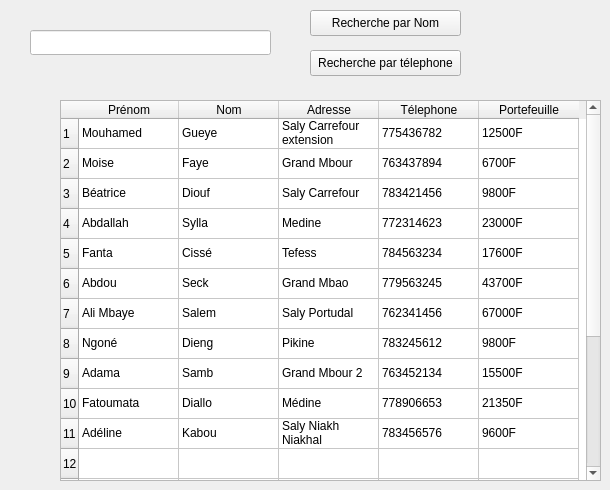
    <widget class="QWidget" name="clientpage">
     <attribute name="title">
      <string>Clients</string>
     </attribute>
     <widget class="QLineEdit" name="lineEdit_20">
      <property name="geometry">
       <rect>
        <x>30</x>
        <y>30</y>
        <width>241</width>
        <height>25</height>
       </rect>
      </property>
      <property name="styleSheet">
       <string notr="true">background-color: rgb(255, 255, 255);</string>
      </property>
      <property name="text">
       <string/>
      </property>
     </widget>
     <widget class="QPushButton" name="pushSearchNom">
      <property name="geometry">
       <rect>
        <x>310</x>
        <y>10</y>
        <width>151</width>
        <height>26</height>
       </rect>
      </property>
      <property name="text">
       <string>Recherche par Nom</string>
      </property>
     </widget>
     <widget class="QPushButton" name="pushSearchTel">
      <property name="geometry">
       <rect>
        <x>310</x>
        <y>50</y>
        <width>151</width>
        <height>26</height>
       </rect>
      </property>
      <property name="text">
       <string>Recherche par télephone</string>
      </property>
     </widget>
     <widget class="QTableWidget" name="tableWidget">
      <property name="geometry">
       <rect>
        <x>60</x>
        <y>100</y>
        <width>541</width>
        <height>381</height>
       </rect>
      </property>
      <row>
       <property name="text">
        <string>1</string>
       </property>
      </row>
      <row>
       <property name="text">
        <string>2</string>
       </property>
      </row>
      <row>
       <property name="text">
        <string>3</string>
       </property>
      </row>
      <row>
       <property name="text">
        <string>4</string>
       </property>
      </row>
      <row>
       <property name="text">
        <string>5</string>
       </property>
      </row>
      <row>
       <property name="text">
        <string>6</string>
       </property>
      </row>
      <row>
       <property name="text">
        <string>7</string>
       </property>
      </row>
      <row>
       <property name="text">
        <string>8</string>
       </property>
      </row>
      <row>
       <property name="text">
        <string>9</string>
       </property>
      </row>
      <row>
       <property name="text">
        <string>10</string>
       </property>
      </row>
      <row>
       <property name="text">
        <string>11</string>
       </property>
      </row>
      <row>
       <property name="text">
        <string>12</string>
       </property>
      </row>
      <row>
       <property name="text">
        <string>13</string>
       </property>
      </row>
      <row>
       <property name="text">
        <string>14</string>
       </property>
      </row>
      <row>
       <property name="text">
        <string>15</string>
       </property>
      </row>
      <row>
       <property name="text">
        <string>16</string>
       </property>
      </row>
      <row>
       <property name="text">
        <string>17</string>
       </property>
      </row>
      <row>
       <property name="text">
        <string>18</string>
       </property>
      </row>
      <row>
       <property name="text">
        <string>20</string>
       </property>
      </row>
      <column>
       <property name="text">
        <string>Prénom</string>
       </property>
      </column>
      <column>
       <property name="text">
        <string>Nom</string>
       </property>
      </column>
      <column>
       <property name="text">
        <string>Adresse</string>
       </property>
      </column>
      <column>
       <property name="text">
        <string>Télephone</string>
       </property>
      </column>
      <column>
       <property name="text">
        <string>Portefeuille</string>
       </property>
      </column>
      <item row="0" column="0">
       <property name="text">
        <string>Mouhamed</string>
       </property>
      </item>
      <item row="0" column="1">
       <property name="text">
        <string>Gueye</string>
       </property>
      </item>
      <item row="0" column="2">
       <property name="text">
        <string>Saly Carrefour extension</string>
       </property>
      </item>
      <item row="0" column="3">
       <property name="text">
        <string>775436782</string>
       </property>
      </item>
      <item row="0" column="4">
       <property name="text">
        <string>12500F</string>
       </property>
      </item>
      <item row="1" column="0">
       <property name="text">
        <string>Moise</string>
       </property>
      </item>
      <item row="1" column="1">
       <property name="text">
        <string>Faye</string>
       </property>
      </item>
      <item row="1" column="2">
       <property name="text">
        <string>Grand Mbour</string>
       </property>
      </item>
      <item row="1" column="3">
       <property name="text">
        <string>763437894</string>
       </property>
      </item>
      <item row="1" column="4">
       <property name="text">
        <string>6700F</string>
       </property>
      </item>
      <item row="2" column="0">
       <property name="text">
        <string>Béatrice</string>
       </property>
      </item>
      <item row="2" column="1">
       <property name="text">
        <string>Diouf</string>
       </property>
      </item>
      <item row="2" column="2">
       <property name="text">
        <string>Saly Carrefour</string>
       </property>
      </item>
      <item row="2" column="3">
       <property name="text">
        <string>783421456</string>
       </property>
      </item>
      <item row="2" column="4">
       <property name="text">
        <string>9800F</string>
       </property>
      </item>
      <item row="3" column="0">
       <property name="text">
        <string>Abdallah</string>
       </property>
      </item>
      <item row="3" column="1">
       <property name="text">
        <string>Sylla</string>
       </property>
      </item>
      <item row="3" column="2">
       <property name="text">
        <string>Medine</string>
       </property>
      </item>
      <item row="3" column="3">
       <property name="text">
        <string>772314623</string>
       </property>
      </item>
      <item row="3" column="4">
       <property name="text">
        <string>23000F</string>
       </property>
      </item>
      <item row="4" column="0">
       <property name="text">
        <string>Fanta</string>
       </property>
      </item>
      <item row="4" column="1">
       <property name="text">
        <string>Cissé</string>
       </property>
      </item>
      <item row="4" column="2">
       <property name="text">
        <string>Tefess</string>
       </property>
      </item>
      <item row="4" column="3">
       <property name="text">
        <string>784563234</string>
       </property>
      </item>
      <item row="4" column="4">
       <property name="text">
        <string>17600F</string>
       </property>
      </item>
      <item row="5" column="0">
       <property name="text">
        <string>Abdou</string>
       </property>
      </item>
      <item row="5" column="1">
       <property name="text">
        <string>Seck</string>
       </property>
      </item>
      <item row="5" column="2">
       <property name="text">
        <string>Grand Mbao</string>
       </property>
      </item>
      <item row="5" column="3">
       <property name="text">
        <string>779563245</string>
       </property>
      </item>
      <item row="5" column="4">
       <property name="text">
        <string>43700F</string>
       </property>
      </item>
      <item row="6" column="0">
       <property name="text">
        <string>Ali Mbaye</string>
       </property>
      </item>
      <item row="6" column="1">
       <property name="text">
        <string>Salem</string>
       </property>
      </item>
      <item row="6" column="2">
       <property name="text">
        <string>Saly Portudal</string>
       </property>
      </item>
      <item row="6" column="3">
       <property name="text">
        <string>762341456</string>
       </property>
      </item>
      <item row="6" column="4">
       <property name="text">
        <string>67000F</string>
       </property>
      </item>
      <item row="7" column="0">
       <property name="text">
        <string>Ngoné </string>
       </property>
      </item>
      <item row="7" column="1">
       <property name="text">
        <string>Dieng</string>
       </property>
      </item>
      <item row="7" column="2">
       <property name="text">
        <string>Pikine</string>
       </property>
      </item>
      <item row="7" column="3">
       <property name="text">
        <string>783245612</string>
       </property>
      </item>
      <item row="7" column="4">
       <property name="text">
        <string>9800F</string>
       </property>
      </item>
      <item row="8" column="0">
       <property name="text">
        <string>Adama</string>
       </property>
      </item>
      <item row="8" column="1">
       <property name="text">
        <string>Samb</string>
       </property>
      </item>
      <item row="8" column="2">
       <property name="text">
        <string>Grand Mbour 2</string>
       </property>
      </item>
      <item row="8" column="3">
       <property name="text">
        <string>763452134</string>
       </property>
      </item>
      <item row="8" column="4">
       <property name="text">
        <string>15500F</string>
       </property>
      </item>
      <item row="9" column="0">
       <property name="text">
        <string>Fatoumata</string>
       </property>
      </item>
      <item row="9" column="1">
       <property name="text">
        <string>Diallo</string>
       </property>
      </item>
      <item row="9" column="2">
       <property name="text">
        <string>Médine</string>
       </property>
      </item>
      <item row="9" column="3">
       <property name="text">
        <string>778906653</string>
       </property>
      </item>
      <item row="9" column="4">
       <property name="text">
        <string>21350F</string>
       </property>
      </item>
      <item row="10" column="0">
       <property name="text">
        <string>Adéline</string>
       </property>
      </item>
      <item row="10" column="1">
       <property name="text">
        <string>Kabou</string>
       </property>
      </item>
      <item row="10" column="2">
       <property name="text">
        <string>Saly Niakh Niakhal</string>
       </property>
      </item>
      <item row="10" column="3">
       <property name="text">
        <string>783456576</string>
       </property>
      </item>
      <item row="10" column="4">
       <property name="text">
        <string>9600F</string>
       </property>
      </item>
     </widget>
    </widget>
